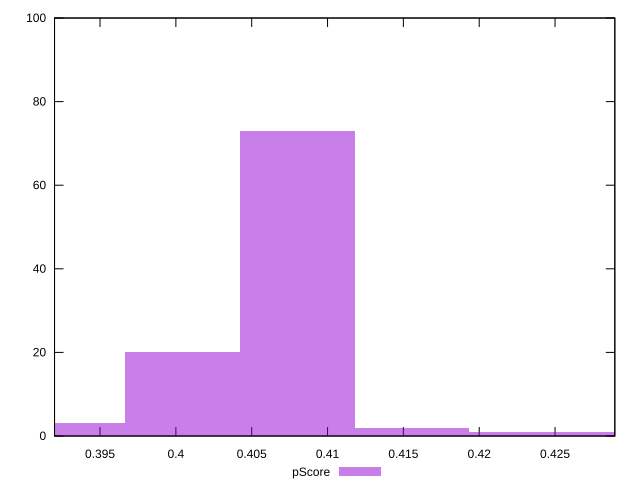

Recreate this plot in gnuplot.
reset

$pScore <<EOF
0.4231167387743462 1
0.4080054266752624 73
0.4004497706257205 20
0.3928941145761786 3
0.4155610827248043 2
0.4306723948238881 1
EOF

set key outside below
set boxwidth 0.007555656049541897
set xrange [0.392:0.4289411764705882]
set yrange [0:100]
set trange [0:100]
set style fill transparent solid 0.5 noborder
set terminal svg size 640, 490 enhanced background rgb 'white'
set output "report_00012_2021-02-09T11:01:39.952Z/render-blocking-resources/samples/pages+cached/pScore/histogram.svg"

plot $pScore title "pScore" with boxes

reset
